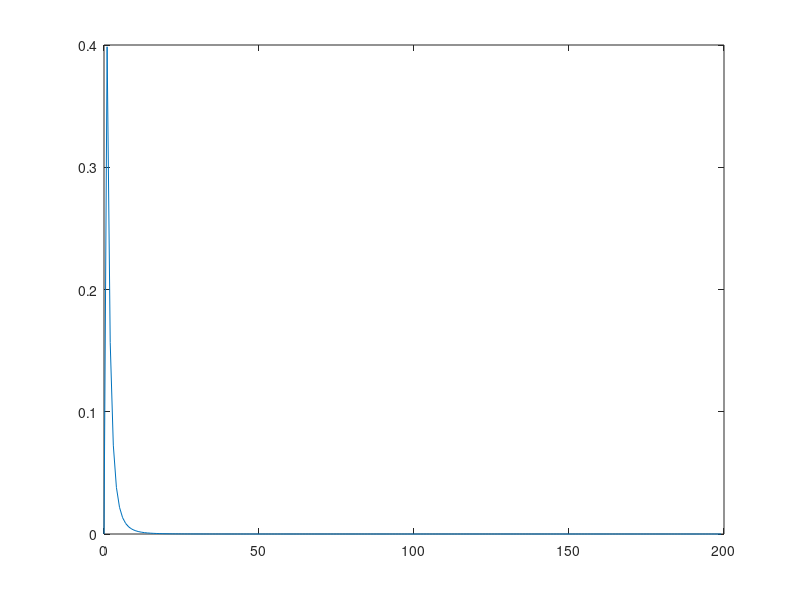

The MATLAB script that drew this image: (Note: this script raises an error after producing the figure.)
%% Investigates "fat" tail condition in Section III

close all; clearvars; clc;

mysigma = 1;

mymu = 0;

% 4.67
variance_log_normal = (exp(mysigma^2) - 1) * exp(2 * mymu + mysigma^2);

% 1.64
mean_log_normal =  exp(mymu + (mysigma^2)/2);

pd = makedist('Lognormal','mu',mymu,'sigma',mysigma);

x = (.001:1:200)';
y = pdf(pd,x);
plot(x,y);

myalpha = 0.05;

rng('default');  % For reproducibility
samples = random(pd,1000000,1);

histogram(samples)

% 1.65
myempiricalmean = mean(samples);

% 4.71
myempiricalvar = var(samples);

% 5.1813
quantile(samples, 1-myalpha) % VaR_{myalpha}(Y), 5% of samples are above this value

% 0.1934
quantile(samples, myalpha) % VaR_{1-myalpha}(Y), 95% of samples are above this value

%%
deltaP = 0.00001;

lower_int_limits = 0:deltaP:(1-myalpha);

upper_int_limits = (1-myalpha):deltaP:1;

lower = 0;
upper = 0;

for i = 1 : length(lower_int_limits)
   
    % print progress
    if mod(i,100) == 0
        disp(strcat('LowerLimitProgress: ', mat2str(i), {' out of '}, mat2str(length(lower_int_limits))))
    end
    
    lower = lower + quantile(samples, lower_int_limits(i)) * deltaP; 
    % approx. lower + VaR_{1-lower_int_limits(i)}(Y)
    % sum from lower_int_limits(i) = 0 to lower_int_limits(i) = 1-alpha
end

for i = 1 : length(upper_int_limits)
    
    upper = upper + quantile(samples, upper_int_limits(i)) * deltaP;
    % approx. upper + VaR_{1-upper_int_limits(i)}(Y)
    % sum from upper_int_limits(i) = 1-alpha to upper_int_limits(i) = 1
    
end

upper/lower

% upper/lower = 0.4291 / 1.2217 = m ~ 0.3512
% compare with numerical solution from Mathematica, which gives m ~ 0.35
% Integrate[InverseCDF[LogNormalDistribution[0, 1], q], {q, 0.95, 1}]/
% Integrate[InverseCDF[LogNormalDistribution[0, 1], q], {q, 0, 0.95}]
